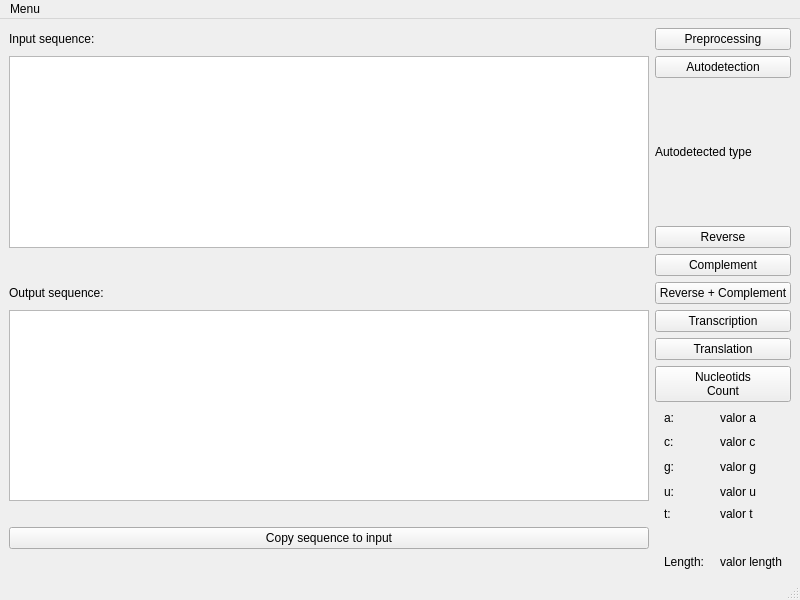
<?xml version="1.0" encoding="UTF-8"?>
<ui version="4.0">
 <class>MainWindow</class>
 <widget class="QMainWindow" name="MainWindow">
  <property name="geometry">
   <rect>
    <x>0</x>
    <y>0</y>
    <width>800</width>
    <height>600</height>
   </rect>
  </property>
  <property name="windowTitle">
   <string>MainWindow</string>
  </property>
  <widget class="QWidget" name="centralwidget">
   <layout class="QGridLayout" name="gridLayout">
    <item row="14" column="2" colspan="2">
     <widget class="QLabel" name="t_label">
      <property name="text">
       <string>t:</string>
      </property>
     </widget>
    </item>
    <item row="2" column="1" colspan="5">
     <widget class="QLabel" name="autodetection_label">
      <property name="text">
       <string>Autodetected type</string>
      </property>
     </widget>
    </item>
    <item row="12" column="2">
     <widget class="QLabel" name="u_label">
      <property name="text">
       <string>u:</string>
      </property>
     </widget>
    </item>
    <item row="9" column="2" colspan="2">
     <widget class="QLabel" name="a_label">
      <property name="text">
       <string>a:</string>
      </property>
     </widget>
    </item>
    <item row="11" column="4">
     <widget class="QLabel" name="g_count">
      <property name="text">
       <string>valor g</string>
      </property>
     </widget>
    </item>
    <item row="14" column="4">
     <widget class="QLabel" name="t_count">
      <property name="text">
       <string>valor t</string>
      </property>
     </widget>
    </item>
    <item row="10" column="2" colspan="2">
     <widget class="QLabel" name="c_label">
      <property name="text">
       <string>c:</string>
      </property>
     </widget>
    </item>
    <item row="16" column="2">
     <widget class="QLabel" name="length_label">
      <property name="text">
       <string>Length:</string>
      </property>
     </widget>
    </item>
    <item row="5" column="0">
     <widget class="QLabel" name="OS_label">
      <property name="text">
       <string>Output sequence:</string>
      </property>
     </widget>
    </item>
    <item row="1" column="0" rowspan="3">
     <widget class="QTextEdit" name="input_sequence"/>
    </item>
    <item row="0" column="1" colspan="5">
     <widget class="QPushButton" name="preprocessingButton">
      <property name="text">
       <string>Preprocessing</string>
      </property>
     </widget>
    </item>
    <item row="9" column="4">
     <widget class="QLabel" name="a_count">
      <property name="text">
       <string>valor a</string>
      </property>
     </widget>
    </item>
    <item row="3" column="1" colspan="5">
     <widget class="QPushButton" name="reverseButton">
      <property name="text">
       <string>Reverse</string>
      </property>
     </widget>
    </item>
    <item row="4" column="1" colspan="5">
     <widget class="QPushButton" name="complementButton">
      <property name="text">
       <string>Complement</string>
      </property>
     </widget>
    </item>
    <item row="6" column="1" colspan="5">
     <widget class="QPushButton" name="transcriptionButton">
      <property name="text">
       <string>Transcription</string>
      </property>
     </widget>
    </item>
    <item row="0" column="0">
     <widget class="QLabel" name="IS_label">
      <property name="text">
       <string>Input sequence:</string>
      </property>
     </widget>
    </item>
    <item row="7" column="1" colspan="5">
     <widget class="QPushButton" name="translationButton">
      <property name="text">
       <string>Translation</string>
      </property>
     </widget>
    </item>
    <item row="6" column="0" rowspan="7">
     <widget class="QTextEdit" name="output_sequence"/>
    </item>
    <item row="11" column="2">
     <widget class="QLabel" name="g_label">
      <property name="text">
       <string>g:</string>
      </property>
     </widget>
    </item>
    <item row="12" column="4">
     <widget class="QLabel" name="u_count">
      <property name="text">
       <string>valor u</string>
      </property>
     </widget>
    </item>
    <item row="1" column="1" colspan="5">
     <widget class="QPushButton" name="autodetectionButton">
      <property name="text">
       <string>Autodetection</string>
      </property>
     </widget>
    </item>
    <item row="5" column="1" colspan="5">
     <widget class="QPushButton" name="revCompButton">
      <property name="text">
       <string>Reverse + Complement</string>
      </property>
     </widget>
    </item>
    <item row="16" column="4">
     <widget class="QLabel" name="count_length">
      <property name="text">
       <string>valor length</string>
      </property>
     </widget>
    </item>
    <item row="10" column="4">
     <widget class="QLabel" name="c_count">
      <property name="text">
       <string>valor c</string>
      </property>
     </widget>
    </item>
    <item row="8" column="1" colspan="5">
     <widget class="QPushButton" name="countButton">
      <property name="text">
       <string>Nucleotids 
Count</string>
      </property>
     </widget>
    </item>
    <item row="15" column="0">
     <widget class="QPushButton" name="copy2inputButton">
      <property name="text">
       <string>Copy sequence to input</string>
      </property>
     </widget>
    </item>
   </layout>
  </widget>
  <widget class="QMenuBar" name="menubar">
   <property name="geometry">
    <rect>
     <x>0</x>
     <y>0</y>
     <width>800</width>
     <height>22</height>
    </rect>
   </property>
   <widget class="QMenu" name="menu">
    <property name="title">
     <string>Menu</string>
    </property>
   </widget>
   <addaction name="menu"/>
  </widget>
  <widget class="QStatusBar" name="statusbar"/>
  <action name="actionExit">
   <property name="text">
    <string>Exit</string>
   </property>
  </action>
  <action name="actionInformation">
   <property name="text">
    <string>About</string>
   </property>
  </action>
  <action name="actionAbout">
   <property name="text">
    <string>About</string>
   </property>
  </action>
  <action name="actionExit_2">
   <property name="text">
    <string>Exit</string>
   </property>
  </action>
 </widget>
 <resources/>
 <connections/>
</ui>
